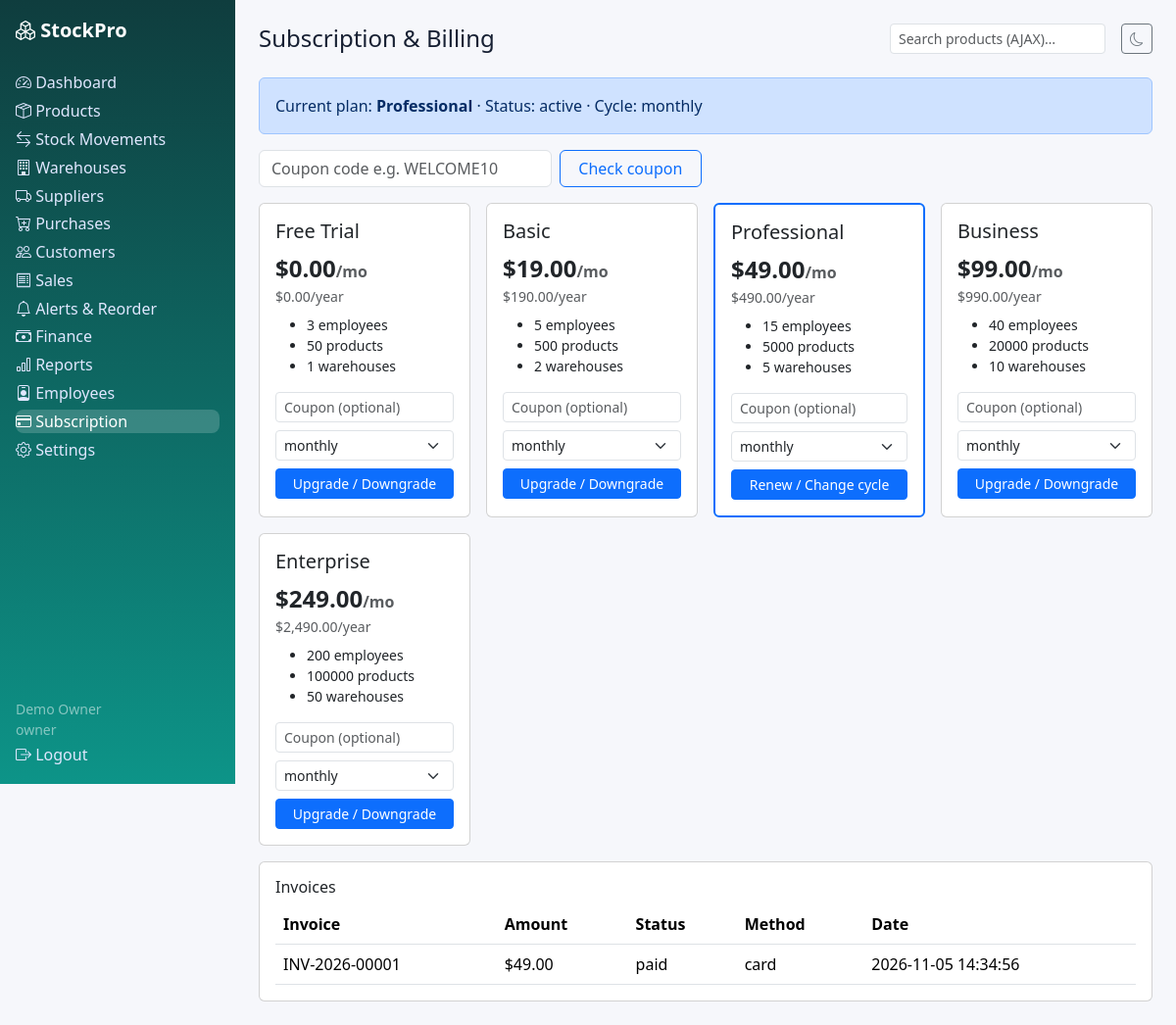
/subscription.php (signed in), run on the app's committed database.
### tables this page shows
CREATE TABLE subscriptions (id INT UNSIGNED AUTO_INCREMENT PRIMARY KEY, tenant_id INT UNSIGNED NOT NULL, plan_id INT UNSIGNED NOT NULL, status ENUM('trial','active','past_due','cancelled','expired') NOT NULL DEFAULT 'trial', billing_cycle ENUM('monthly','yearly') NOT NULL DEFAULT 'monthly', starts_at DATETIME NULL, ends_at DATETIME NULL, trial_ends_at DATETIME NULL, created_at DATETIME NOT NULL DEFAULT CURRENT_TIMESTAMP, INDEX idx_sub_tenant(tenant_id), CONSTRAINT fk_sub_tenant FOREIGN KEY(tenant_id) REFERENCES tenants(id) ON DELETE CASCADE, CONSTRAINT fk_sub_plan FOREIGN KEY(plan_id) REFERENCES plans(id));

CREATE TABLE plans (id INT UNSIGNED AUTO_INCREMENT PRIMARY KEY, name VARCHAR(80) NOT NULL, slug VARCHAR(80) NOT NULL UNIQUE, price_monthly DECIMAL(10,2) NOT NULL DEFAULT 0, price_yearly DECIMAL(10,2) NOT NULL DEFAULT 0, max_products INT NOT NULL DEFAULT 50, max_warehouses INT NOT NULL DEFAULT 1, max_users INT NOT NULL DEFAULT 3, is_active TINYINT(1) NOT NULL DEFAULT 1, created_at DATETIME NOT NULL DEFAULT CURRENT_TIMESTAMP);

CREATE TABLE invoices (id INT UNSIGNED AUTO_INCREMENT PRIMARY KEY, tenant_id INT UNSIGNED NOT NULL, payment_id INT UNSIGNED NULL, invoice_number VARCHAR(40) NOT NULL UNIQUE, amount DECIMAL(12,2) NOT NULL DEFAULT 0, status ENUM('paid','unpaid','void') NOT NULL DEFAULT 'paid', issued_at DATETIME NOT NULL DEFAULT CURRENT_TIMESTAMP, INDEX idx_inv_tenant(tenant_id), CONSTRAINT fk_inv_tenant FOREIGN KEY(tenant_id) REFERENCES tenants(id) ON DELETE CASCADE, CONSTRAINT fk_inv_pay FOREIGN KEY(payment_id) REFERENCES payments(id) ON DELETE SET NULL);

CREATE TABLE payments (id INT UNSIGNED AUTO_INCREMENT PRIMARY KEY, tenant_id INT UNSIGNED NOT NULL, subscription_id INT UNSIGNED NULL, amount DECIMAL(12,2) NOT NULL DEFAULT 0, status ENUM('paid','pending','failed','refunded') NOT NULL DEFAULT 'paid', method VARCHAR(40) NULL, paid_at DATETIME NULL, created_at DATETIME NOT NULL DEFAULT CURRENT_TIMESTAMP, INDEX idx_pay_tenant(tenant_id), CONSTRAINT fk_pay_tenant FOREIGN KEY(tenant_id) REFERENCES tenants(id) ON DELETE CASCADE, CONSTRAINT fk_pay_sub FOREIGN KEY(subscription_id) REFERENCES subscriptions(id) ON DELETE SET NULL);

### includes/functions.php (called while the page is built, shortened)
<?php
function e(?string $v): string { return htmlspecialchars($v ?? '', ENT_QUOTES, 'UTF-8'); }
function money($n): string { return '$' . number_format((float)$n, 2); }

### subscription.php (the view, shortened to what this page needs)
<?php require_once __DIR__ . '/includes/auth.php'; require_once __DIR__ . '/includes/roles.php'; $user=require_role(['owner']); $pdo=db(); check_tenant_active($pdo); $tid=require_tenant(); $base='';
$s=$pdo->prepare('SELECT s.*,p.name plan_name,p.price_monthly,p.price_yearly FROM subscriptions s JOIN plans p ON p.id=s.plan_id WHERE s.tenant_id=? ORDER BY s.id DESC LIMIT 1'); $s->execute([$tid]); $current=$s->fetch();
$plans=$pdo->query('SELECT * FROM plans WHERE is_active=1 ORDER BY price_monthly')->fetchAll();
$s=$pdo->prepare('SELECT i.*,p.method FROM invoices i LEFT JOIN payments p ON p.id=i.payment_id WHERE i.tenant_id=? ORDER BY i.id DESC'); $s->execute([$tid]); $invoices=$s->fetchAll();
include __DIR__ . '/includes/header.php'; ?>
<?php if($current): ?><div class="alert alert-primary">Current plan: <strong><?= e($current['plan_name']) ?></strong> · Status: <?= e($current['status']) ?> · Cycle: <?= e($current['billing_cycle']) ?></div><?php endif; ?>
<form class="row g-2 mb-3" method="get"><div class="col-md-4"><input class="form-control" name="coupon" placeholder="Coupon code e.g. WELCOME10"></div><div class="col-md-2"><button class="btn btn-outline-primary w-100">Check coupon</button></div></form>
<div class="row g-3"><?php foreach($plans as $p): ?><div class="col-md-3"><div class="card p-3 h-100 <?= ($current['plan_id']??0)==$p['id']?'border-primary border-2':'' ?>"><h5><?= e($p['name']) ?></h5><div class="fs-4 fw-bold"><?= money($p['price_monthly']) ?><small class="fs-6 text-muted">/mo</small></div><div class="text-muted small"><?= money($p['price_yearly']) ?>/year</div>
<ul class="small mt-2"><li><?= $p['max_users'] ?> employees</li><li><?= $p['max_products'] ?> products</li><li><?= $p['max_warehouses'] ?> warehouses</li></ul>
<form method="post"><?= csrf_field() ?><input type="hidden" name="plan_id" value="<?= $p['id'] ?>"><input class="form-control form-control-sm mb-2" name="coupon" placeholder="Coupon (optional)"><select class="form-select form-select-sm mb-2" name="cycle"><option>monthly</option><option>yearly</option></select><button class="btn btn-primary w-100 btn-sm"><?= ($current['plan_id']??0)==$p['id']?'Renew / Change cycle':'Upgrade / Downgrade' ?></button></form></div></div><?php endforeach; ?></div>
<div class="card p-3 mt-3"><h6>Invoices</h6><table class="table mb-0"><tr><th>Invoice</th><th>Amount</th><th>Status</th><th>Method</th><th>Date</th></tr><?php foreach($invoices as $i): ?><tr><td><?= e($i['invoice_number']) ?></td><td><?= money($i['amount']) ?></td><td><?= e($i['status']) ?></td><td><?= e($i['method']??'') ?></td><td><?= e($i['issued_at']) ?></td></tr><?php endforeach; ?></table></div>
<?php include __DIR__ . '/includes/footer.php'; ?>

### assets/css/style.css (style rules this page uses)
:root { --brand:#0d9488;--bg:#f6f7fb;--card:#fff;--text:#172033 }
body { background:var(--bg);color:var(--text);font-family:system-ui,-apple-system,"Segoe UI",Roboto,sans-serif }

### data on the page
subscriptions: plan.name "Professional", status "active", billing_cycle "monthly"
plans: name "Free Trial", price_monthly "$0.00", price_yearly "$0.00", max_users "3", max_products "50", max_warehouses "1", shows "Upgrade / Downgrade"
plans: name "Basic", price_monthly "$19.00", price_yearly "$190.00", max_users "5", max_products "500", max_warehouses "2", shows "Upgrade / Downgrade"
plans: name "Professional", price_monthly "$49.00", price_yearly "$490.00", max_users "15", max_products "5000", max_warehouses "5", shows "Renew / Change cycle"
plans: name "Business", price_monthly "$99.00", price_yearly "$990.00", max_users "40", max_products "20000", max_warehouses "10", shows "Upgrade / Downgrade"
plans: name "Enterprise", price_monthly "$249.00", price_yearly "$2,490.00", max_users "200", max_products "100000", max_warehouses "50", shows "Upgrade / Downgrade"
invoices: invoice_number "INV-2026-00001", amount "$49.00", status "paid", payment.method "card", issued_at "2026-11-05 14:34:56"

### other printed values
$label "Dashboard"
$label "Products"
$label "Stock Movements"
$label "Warehouses"
$label "Suppliers"
$label "Purchases"
$label "Customers"
$label "Sales"
$label "Alerts & Reorder"
$label "Finance"
$label "Reports"
$label "Employees"
$label "Subscription"
$label "Settings"
current_user()['name'] "Demo Owner"
